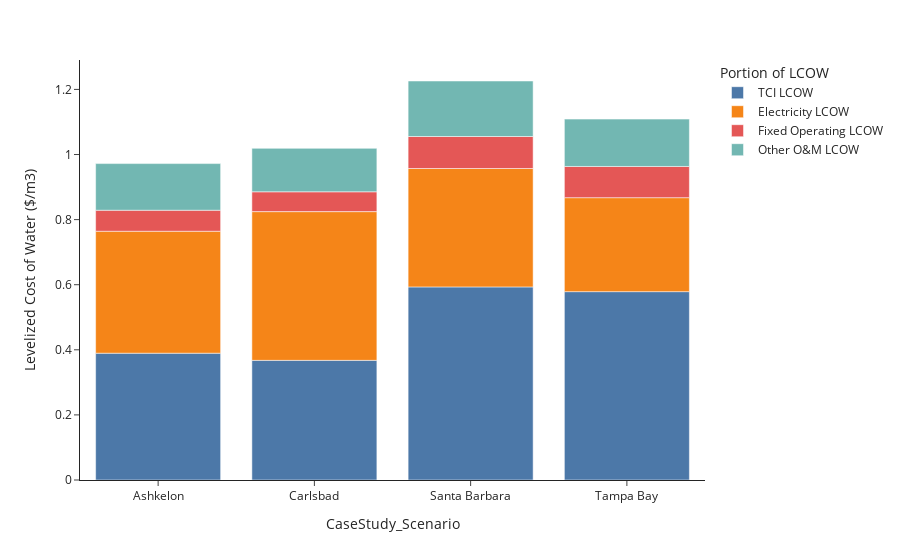
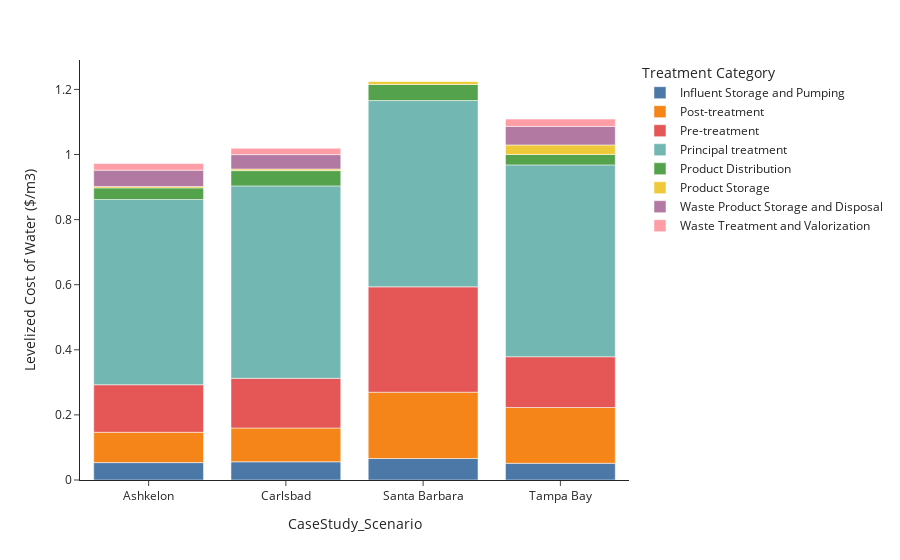
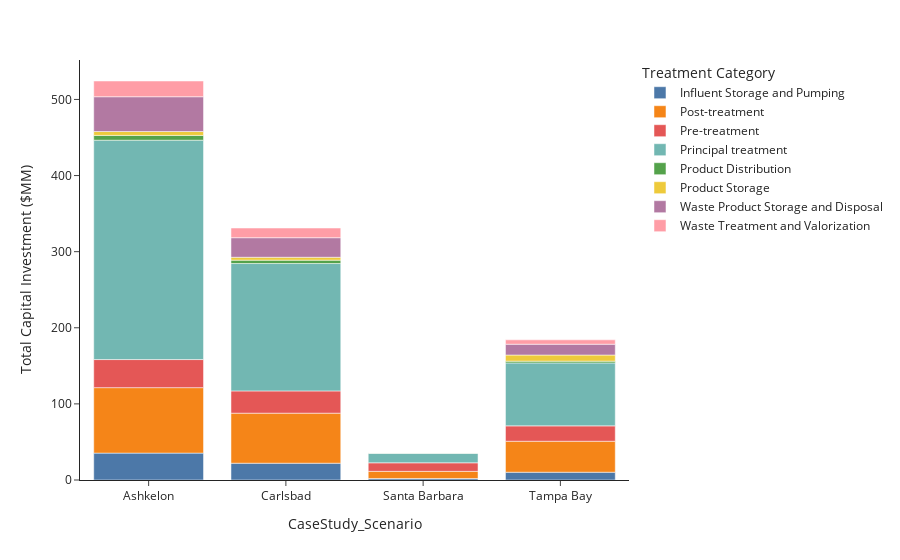
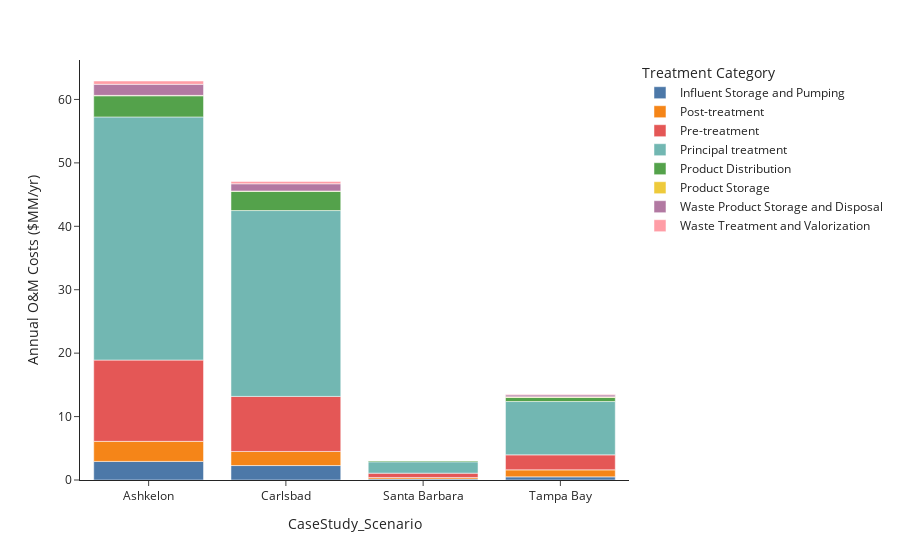

The code cell stored with these charts, in order, in its notebook:
### Code cell
for file_type in ["baseline", "baseline_and_whatifs"]: #whatifs
    # combine baseline results and clean
    df = pd.DataFrame()

    if len(cases) == 2:
        df1 = pd.read_csv(("results/case_studies/%s/%s/%s_%s.csv" % (source_water, file_type, cases[0], file_type)), index_col=False)
        df2 = pd.read_csv(("results/case_studies/%s/%s/%s_%s.csv" % (source_water, file_type, cases[1], file_type)), index_col=False)
        df = pd.concat([df1, df2])
    if len(cases) == 3:
        df1 = pd.read_csv(("results/case_studies/%s/%s/%s_%s.csv" % (source_water, file_type, cases[0], file_type)), index_col=False)
        df2 = pd.read_csv(("results/case_studies/%s/%s/%s_%s.csv" % (source_water, file_type, cases[1], file_type)), index_col=False)
        df3 = pd.read_csv(("results/case_studies/%s/%s/%s_%s.csv" % (source_water, file_type, cases[2], file_type)), index_col=False)
        df = pd.concat([df1, df2, df3])
    if len(cases) == 4:
        df1 = pd.read_csv(("results/case_studies/%s/%s/%s_%s.csv" % (source_water, file_type, cases[0], file_type)), index_col=False)
        df2 = pd.read_csv(("results/case_studies/%s/%s/%s_%s.csv" % (source_water, file_type, cases[1], file_type)), index_col=False)
        df3 = pd.read_csv(("results/case_studies/%s/%s/%s_%s.csv" % (source_water, file_type, cases[2], file_type)), index_col=False)
        df4 = pd.read_csv(("results/case_studies/%s/%s/%s_%s.csv" % (source_water, file_type, cases[3], file_type)), index_col=False)
        df = pd.concat([df1, df2, df3, df4])

    df_names = pd.read_excel("data/Category_lookup.xlsx", sheet_name='Sheet1')
    df_names = df_names[df_names.CaseStudy.isin(cases)]
    df_names = df_names.set_index(df_names.caseunit)
    df["case_name"] = df["Case Study"] + "baseline" + df["Unit Process Name"] # WILL NEED TO EDIT FOR OTHER WHATIFS
    df["Treatment Category"] = df.case_name.map(df_names.category)
    remove_unnamed(df)
    
    df["Case Study"] = np.where(df["Case Study"] == "pulp_and_paper", "Pulp & Paper", df["Case Study"])
    df["Case Study"] = np.where(df["Case Study"] == "iron_and_steel", "Steel Plant", df["Case Study"])
    df["Case Study"] = np.where(df["Case Study"] == "upw", "Fab25 Wafer Fabrication", df["Case Study"])
    df["Case Study"] = np.where(df["Case Study"] == "ashkelon", "Ashkelon", df["Case Study"])
    df["Case Study"] = np.where(df["Case Study"] == "carlsbad", "Carlsbad", df["Case Study"])
    df["Case Study"] = np.where(df["Case Study"] == "santa_barbara", "Santa Barbara", df["Case Study"])
    df["Case Study"] = np.where(df["Case Study"] == "tampa_bay", "Tampa Bay", df["Case Study"])
    df["Case Study"] = np.where(df["Case Study"] == "big_spring", "Big Spring", df["Case Study"])
    df["Case Study"] = np.where(df["Case Study"] == "hrsd", "Hampton Roads", df["Case Study"])
    df["Case Study"] = np.where(df["Case Study"] == "ocwd", "Orange County", df["Case Study"])
    df["Case Study"] = np.where(df["Case Study"] == "solaire", "Solaire", df["Case Study"])

    df = df[df["Case Study"] != "Solaire"]

    # delete unwanted variables
    d_vars = ['Land', 'Working Capital', 'Fixed Capital Investment (FCI)', 
             'Employee Salaries', 'Benefits', 'Maintenance', 'Laboratory', 'Insurance and Taxes', 
             'Base Employee Salary', 'System Total Operating', 'System Fixed Operating',
             'System Other Variable Operating', 'System Total Operating', "Electricity Fraction of LCOW"]

    for d_var in d_vars:
        df = df[df.Variable != d_var]

    df = df.drop_duplicates()

    df.Variable = np.where(df.Variable == 'Other Operating', "Other Variable Operating", df.Variable)
    df.Variable = np.where(df.Variable == 'Total Fixed Operating ', 'Fixed Operating', df.Variable)
    remove_unnamed(df)
    df.to_csv("results/case_studies/%s/%s/%s_%s_results.csv" % (source_water, file_type, source_water,file_type))
    remove_unnamed(df)
    
    df["CaseStudy_Scenario"] = np.where(df.Scenario == "baseline", df["Case Study"],
                                        df["Case Study"] + " " + df.Scenario)
    ### Graphs
    
    sys_df = df[df["Unit Process Name"] == "System"]
    sys_df = sys_df[sys_df["Metric"] == "LCOW"]
    sys_df = sys_df[sys_df["Variable"] != "System Levelized Cost"]
    sys_df = sys_df[sys_df["Variable"] != "Electricity Fraction of LCOW"]
    sys_df = sys_df.sort_values("CaseStudy_Scenario", ascending=True)

    fig = px.bar(sys_df, x="CaseStudy_Scenario", y="Value", color="Variable",
                  labels={"Variable": "Portion of LCOW",  "Value": "Levelized Cost of Water ($/m3)"},
                  color_discrete_sequence=px.colors.qualitative.T10,
                template="simple_white")
    fig.show()
    fig.write_image("results/case_studies/%s/%s/figures/LCOW_Cost_Category.png" % (source_water,file_type),
                   format="png", engine="kaleido",
                   width=900, height=700, scale=1.7)
    
    

    for metric in ["Unit Levelized Cost", "Total Capital Investment (TCI)", "Annual O&M Costs", 
                  "Electricity Intensity System Treated"]:

        if metric == "Unit Levelized Cost": ylabel = "Levelized Cost of Water ($/m3)"
        if metric == "Total Capital Investment (TCI)": ylabel = "Total Capital Investment ($MM)"
        if metric == "Annual O&M Costs": ylabel = "Annual O&M Costs ($MM/yr)"
        if metric == "Electricity Intensity System Treated": ylabel = "Electricity Intensity kwh/m3 of Treated Water"

        sys_df = df[df["Unit Process Name"] != "System"]
        sys_df = sys_df[sys_df.Variable == metric]
        sys_df = sys_df.groupby(["CaseStudy_Scenario", "Treatment Category"]).sum()
        sys_df = sys_df.reset_index()
        sys_df = sys_df.sort_values("CaseStudy_Scenario", ascending=True)

        fig = px.bar(sys_df, x="CaseStudy_Scenario", y="Value", color="Treatment Category",
                      labels={"Variable": "",  "Value": ylabel},
                     color_discrete_sequence=px.colors.qualitative.T10,
                    template="simple_white")
        
        
        #fig.add_vrect(x0=0.9, x1=2)
        if metric == "Unit Levelized Cost": metric = "Treatment Category LCOW"
            
        fig.write_image("results/case_studies/%s/%s/figures/%s_%s.png" % (source_water,file_type, metric, file_type),
                                          format="png", engine="kaleido",
                   width=900, height=700, scale=1.7)
        sys_df.to_csv("results/case_studies/%s/%s/csvs/%s_%s.csv" % (source_water, file_type, metric, file_type))

        fig.show()


    for case_study in df["Case Study"].unique():

        sys_df = df[df["Case Study"] == case_study]

        for metric in ["Unit Levelized Cost", "Total Capital Investment (TCI)", "Annual O&M Costs", 
                      "Electricity Intensity System Treated"]:

            if metric == "Unit Levelized Cost": ylabel = "Levelized Cost of Water ($/m3)"
            if metric == "Total Capital Investment (TCI)": ylabel = "Total Capital Investment ($MM)"
            if metric == "Annual O&M Costs": ylabel = "Annual O&M Costs ($MM/yr)"
            if metric == "Electricity Intensity System Treated": ylabel = "Electricity Intensity kwh/m3 of Treated Water"

            sys_df1 = sys_df[sys_df["Unit Process Name"] != "System"]
            sys_df1 = sys_df1[sys_df1.Variable == metric]
            sys_df1 = sys_df1.groupby(["CaseStudy_Scenario", "Unit Process Name"]).sum()
            sys_df1 = sys_df1.reset_index()
            sys_df1 = sys_df1.sort_values("CaseStudy_Scenario", ascending=True)

            fig = px.bar(sys_df1, x="CaseStudy_Scenario", y="Value", color="Unit Process Name",
                          labels={"Variable": "",  "Value": ylabel},
                         color_discrete_sequence=px.colors.qualitative.Dark24,
                        template="simple_white")

            for data in fig.data:
                data["width"] = 0.5 #Change this value for bar widths
                
            fig.add_hline(y=0)
            
            fig.write_image("results/case_studies/%s/%s/by_unit/by_unit_%s_%s_%s.png" % (source_water,
                                               file_type, case_study,metric, 
                            file_type),format="png", engine="kaleido", width=900, height=700, scale=1.7)
                        
            sys_df.to_csv("results/case_studies/%s/%s/by_unit/by_unit_%s_%s_%s.csv" % (source_water,
                                  file_type, case_study,metric, file_type))

            fig.show()



    ### SUMMARY TABLE FOR THE SYSTEM ####   
    sys_df = df[df["Unit Process Name"] == "System"]

    metrics = ["System Total Capital Investment (TCI)",
    "System Catalysts and Chemicals",
    "System Electricity",
    "System Total Operating Cost",
    "System Levelized Cost",
    "Electricity Intensity",
    "Water Recovery"]

    sys_df = sys_df[sys_df.Variable.isin(metrics)]
    del sys_df["Unit Process Name"]; del sys_df["Treatment Category"]; 
    del sys_df["Metric"]; del sys_df["case_name"];
    sys_df.to_csv("results/case_studies/%s/%s/summary_table_%s_%s.csv" % (source_water, 
                                                            file_type, source_water, file_type), index=False)

### Figure 1 — Plotly figure (JSON) as saved in the notebook; plotly's stock layout.template omitted (floating-point values rounded to 4 significant figures)
{"data": [{"alignmentgroup": "True", "hovertemplate": "Portion of LCOW=TCI LCOW<br>CaseStudy_Scenario=%{x}<br>Levelized Cost of Water ($/m3)=%{y}<extra></extra>", "legendgroup": "TCI LCOW", "marker": {"color": "#4C78A8"}, "name": "TCI LCOW", "offsetgroup": "TCI LCOW", "orientation": "v", "showlegend": true, "textposition": "auto", "type": "bar", "x": ["Ashkelon", "Carlsbad", "Santa Barbara", "Tampa Bay"], "xaxis": "x", "y": [0.3896, 0.3676, 0.5932, 0.5787], "yaxis": "y"}, {"alignmentgroup": "True", "hovertemplate": "Portion of LCOW=Electricity LCOW<br>CaseStudy_Scenario=%{x}<br>Levelized Cost of Water ($/m3)=%{y}<extra></extra>", "legendgroup": "Electricity LCOW", "marker": {"color": "#F58518"}, "name": "Electricity LCOW", "offsetgroup": "Electricity LCOW", "orientation": "v", "showlegend": true, "textposition": "auto", "type": "bar", "x": ["Ashkelon", "Carlsbad", "Santa Barbara", "Tampa Bay"], "xaxis": "x", "y": [0.3747, 0.457, 0.3638, 0.2887], "yaxis": "y"}, {"alignmentgroup": "True", "hovertemplate": "Portion of LCOW=Fixed Operating LCOW<br>CaseStudy_Scenario=%{x}<br>Levelized Cost of Water ($/m3)=%{y}<extra></extra>", "legendgroup": "Fixed Operating LCOW", "marker": {"color": "#E45756"}, "name": "Fixed Operating LCOW", "offsetgroup": "Fixed Operating LCOW", "orientation": "v", "showlegend": true, "textposition": "auto", "type": "bar", "x": ["Ashkelon", "Carlsbad", "Santa Barbara", "Tampa Bay"], "xaxis": "x", "y": [0.06457, 0.06092, 0.09831, 0.09587], "yaxis": "y"}, {"alignmentgroup": "True", "hovertemplate": "Portion of LCOW=Other O&M LCOW<br>CaseStudy_Scenario=%{x}<br>Levelized Cost of Water ($/m3)=%{y}<extra></extra>", "legendgroup": "Other O&M LCOW", "marker": {"color": "#72B7B2"}, "name": "Other O&M LCOW", "offsetgroup": "Other O&M LCOW", "orientation": "v", "showlegend": true, "textposition": "auto", "type": "bar", "x": ["Ashkelon", "Carlsbad", "Santa Barbara", "Tampa Bay"], "xaxis": "x", "y": [0.1433, 0.1335, 0.1706, 0.1455], "yaxis": "y"}], "layout": {"barmode": "relative", "legend": {"title": {"text": "Portion of LCOW"}, "tracegroupgap": 0}, "margin": {"t": 60}, "xaxis": {"anchor": "y", "domain": [0, 1], "title": {"text": "CaseStudy_Scenario"}}, "yaxis": {"anchor": "x", "domain": [0, 1], "title": {"text": "Levelized Cost of Water ($/m3)"}}}}

### Figure 2 — Plotly figure (JSON) as saved in the notebook; plotly's stock layout.template omitted (floating-point values rounded to 4 significant figures)
{"data": [{"alignmentgroup": "True", "hovertemplate": "Treatment Category=Influent Storage and Pumping<br>CaseStudy_Scenario=%{x}<br>Levelized Cost of Water ($/m3)=%{y}<extra></extra>", "legendgroup": "Influent Storage and Pumping", "marker": {"color": "#4C78A8"}, "name": "Influent Storage and Pumping", "offsetgroup": "Influent Storage and Pumping", "orientation": "v", "showlegend": true, "textposition": "auto", "type": "bar", "x": ["Ashkelon", "Carlsbad", "Santa Barbara", "Tampa Bay"], "xaxis": "x", "y": [0.0534, 0.05601, 0.06598, 0.05141], "yaxis": "y"}, {"alignmentgroup": "True", "hovertemplate": "Treatment Category=Post-treatment<br>CaseStudy_Scenario=%{x}<br>Levelized Cost of Water ($/m3)=%{y}<extra></extra>", "legendgroup": "Post-treatment", "marker": {"color": "#F58518"}, "name": "Post-treatment", "offsetgroup": "Post-treatment", "orientation": "v", "showlegend": true, "textposition": "auto", "type": "bar", "x": ["Ashkelon", "Carlsbad", "Santa Barbara", "Tampa Bay"], "xaxis": "x", "y": [0.09321, 0.1038, 0.2038, 0.1713], "yaxis": "y"}, {"alignmentgroup": "True", "hovertemplate": "Treatment Category=Pre-treatment<br>CaseStudy_Scenario=%{x}<br>Levelized Cost of Water ($/m3)=%{y}<extra></extra>", "legendgroup": "Pre-treatment", "marker": {"color": "#E45756"}, "name": "Pre-treatment", "offsetgroup": "Pre-treatment", "orientation": "v", "showlegend": true, "textposition": "auto", "type": "bar", "x": ["Ashkelon", "Carlsbad", "Santa Barbara", "Tampa Bay"], "xaxis": "x", "y": [0.1461, 0.1526, 0.3237, 0.156], "yaxis": "y"}, {"alignmentgroup": "True", "hovertemplate": "Treatment Category=Principal treatment<br>CaseStudy_Scenario=%{x}<br>Levelized Cost of Water ($/m3)=%{y}<extra></extra>", "legendgroup": "Principal treatment", "marker": {"color": "#72B7B2"}, "name": "Principal treatment", "offsetgroup": "Principal treatment", "orientation": "v", "showlegend": true, "textposition": "auto", "type": "bar", "x": ["Ashkelon", "Carlsbad", "Santa Barbara", "Tampa Bay"], "xaxis": "x", "y": [0.5692, 0.5913, 0.5723, 0.5893], "yaxis": "y"}, {"alignmentgroup": "True", "hovertemplate": "Treatment Category=Product Distribution<br>CaseStudy_Scenario=%{x}<br>Levelized Cost of Water ($/m3)=%{y}<extra></extra>", "legendgroup": "Product Distribution", "marker": {"color": "#54A24B"}, "name": "Product Distribution", "offsetgroup": "Product Distribution", "orientation": "v", "showlegend": true, "textposition": "auto", "type": "bar", "x": ["Ashkelon", "Carlsbad", "Santa Barbara", "Tampa Bay"], "xaxis": "x", "y": [0.03556, 0.04693, 0.04943, 0.03197], "yaxis": "y"}, {"alignmentgroup": "True", "hovertemplate": "Treatment Category=Product Storage<br>CaseStudy_Scenario=%{x}<br>Levelized Cost of Water ($/m3)=%{y}<extra></extra>", "legendgroup": "Product Storage", "marker": {"color": "#EECA3B"}, "name": "Product Storage", "offsetgroup": "Product Storage", "orientation": "v", "showlegend": true, "textposition": "auto", "type": "bar", "x": ["Ashkelon", "Carlsbad", "Santa Barbara", "Tampa Bay"], "xaxis": "x", "y": [0.0044, 0.004921, 0.01044, 0.02946], "yaxis": "y"}, {"alignmentgroup": "True", "hovertemplate": "Treatment Category=Waste Product Storage and Disposal<br>CaseStudy_Scenario=%{x}<br>Levelized Cost of Water ($/m3)=%{y}<extra></extra>", "legendgroup": "Waste Product Storage and Disposal", "marker": {"color": "#B279A2"}, "name": "Waste Product Storage and Disposal", "offsetgroup": "Waste Product Storage and Disposal", "orientation": "v", "showlegend": true, "textposition": "auto", "type": "bar", "x": ["Ashkelon", "Carlsbad", "Santa Barbara", "Tampa Bay"], "xaxis": "x", "y": [0.05014, 0.04427, 0.0001842, 0.05682], "yaxis": "y"}, {"alignmentgroup": "True", "hovertemplate": "Treatment Category=Waste Treatment and Valorization<br>CaseStudy_Scenario=%{x}<br>Levelized Cost of Water ($/m3)=%{y}<extra></extra>", "legendgroup": "Waste Treatment and Valorization", "marker": {"color": "#FF9DA6"}, "name": "Waste Treatment and Valorization", "offsetgroup": "Waste Treatment and Valorization", "orientation": "v", "showlegend": true, "textposition": "auto", "type": "bar", "x": ["Ashkelon", "Carlsbad", "Santa Barbara", "Tampa Bay"], "xaxis": "x", "y": [0.02017, 0.01919, 4.216e-05, 0.02241], "yaxis": "y"}], "layout": {"barmode": "relative", "legend": {"title": {"text": "Treatment Category"}, "tracegroupgap": 0}, "margin": {"t": 60}, "xaxis": {"anchor": "y", "domain": [0, 1], "title": {"text": "CaseStudy_Scenario"}}, "yaxis": {"anchor": "x", "domain": [0, 1], "title": {"text": "Levelized Cost of Water ($/m3)"}}}}

### Figure 3 — Plotly figure (JSON) as saved in the notebook; plotly's stock layout.template omitted (floating-point values rounded to 4 significant figures)
{"data": [{"alignmentgroup": "True", "hovertemplate": "Treatment Category=Influent Storage and Pumping<br>CaseStudy_Scenario=%{x}<br>Total Capital Investment ($MM)=%{y}<extra></extra>", "legendgroup": "Influent Storage and Pumping", "marker": {"color": "#4C78A8"}, "name": "Influent Storage and Pumping", "offsetgroup": "Influent Storage and Pumping", "orientation": "v", "showlegend": true, "textposition": "auto", "type": "bar", "x": ["Ashkelon", "Carlsbad", "Santa Barbara", "Tampa Bay"], "xaxis": "x", "y": [35.32, 22.06, 2.009, 10.22], "yaxis": "y"}, {"alignmentgroup": "True", "hovertemplate": "Treatment Category=Post-treatment<br>CaseStudy_Scenario=%{x}<br>Total Capital Investment ($MM)=%{y}<extra></extra>", "legendgroup": "Post-treatment", "marker": {"color": "#F58518"}, "name": "Post-treatment", "offsetgroup": "Post-treatment", "orientation": "v", "showlegend": true, "textposition": "auto", "type": "bar", "x": ["Ashkelon", "Carlsbad", "Santa Barbara", "Tampa Bay"], "xaxis": "x", "y": [86.04, 65.76, 9.389, 40.74], "yaxis": "y"}, {"alignmentgroup": "True", "hovertemplate": "Treatment Category=Pre-treatment<br>CaseStudy_Scenario=%{x}<br>Total Capital Investment ($MM)=%{y}<extra></extra>", "legendgroup": "Pre-treatment", "marker": {"color": "#E45756"}, "name": "Pre-treatment", "offsetgroup": "Pre-treatment", "orientation": "v", "showlegend": true, "textposition": "auto", "type": "bar", "x": ["Ashkelon", "Carlsbad", "Santa Barbara", "Tampa Bay"], "xaxis": "x", "y": [36.9, 29.22, 11.21, 20.18], "yaxis": "y"}, {"alignmentgroup": "True", "hovertemplate": "Treatment Category=Principal treatment<br>CaseStudy_Scenario=%{x}<br>Total Capital Investment ($MM)=%{y}<extra></extra>", "legendgroup": "Principal treatment", "marker": {"color": "#72B7B2"}, "name": "Principal treatment", "offsetgroup": "Principal treatment", "orientation": "v", "showlegend": true, "textposition": "auto", "type": "bar", "x": ["Ashkelon", "Carlsbad", "Santa Barbara", "Tampa Bay"], "xaxis": "x", "y": [288.2, 167.4, 12.45, 82.72], "yaxis": "y"}, {"alignmentgroup": "True", "hovertemplate": "Treatment Category=Product Distribution<br>CaseStudy_Scenario=%{x}<br>Total Capital Investment ($MM)=%{y}<extra></extra>", "legendgroup": "Product Distribution", "marker": {"color": "#54A24B"}, "name": "Product Distribution", "offsetgroup": "Product Distribution", "orientation": "v", "showlegend": true, "textposition": "auto", "type": "bar", "x": ["Ashkelon", "Carlsbad", "Santa Barbara", "Tampa Bay"], "xaxis": "x", "y": [6.271, 4.43, 0.4292, 2.309], "yaxis": "y"}, {"alignmentgroup": "True", "hovertemplate": "Treatment Category=Product Storage<br>CaseStudy_Scenario=%{x}<br>Total Capital Investment ($MM)=%{y}<extra></extra>", "legendgroup": "Product Storage", "marker": {"color": "#EECA3B"}, "name": "Product Storage", "offsetgroup": "Product Storage", "orientation": "v", "showlegend": true, "textposition": "auto", "type": "bar", "x": ["Ashkelon", "Carlsbad", "Santa Barbara", "Tampa Bay"], "xaxis": "x", "y": [5.087, 3.808, 0.5452, 8.055], "yaxis": "y"}, {"alignmentgroup": "True", "hovertemplate": "Treatment Category=Waste Product Storage and Disposal<br>CaseStudy_Scenario=%{x}<br>Total Capital Investment ($MM)=%{y}<extra></extra>", "legendgroup": "Waste Product Storage and Disposal", "marker": {"color": "#B279A2"}, "name": "Waste Product Storage and Disposal", "offsetgroup": "Waste Product Storage and Disposal", "orientation": "v", "showlegend": true, "textposition": "auto", "type": "bar", "x": ["Ashkelon", "Carlsbad", "Santa Barbara", "Tampa Bay"], "xaxis": "x", "y": [45.74, 25.7, 0.009602, 14.21], "yaxis": "y"}, {"alignmentgroup": "True", "hovertemplate": "Treatment Category=Waste Treatment and Valorization<br>CaseStudy_Scenario=%{x}<br>Total Capital Investment ($MM)=%{y}<extra></extra>", "legendgroup": "Waste Treatment and Valorization", "marker": {"color": "#FF9DA6"}, "name": "Waste Treatment and Valorization", "offsetgroup": "Waste Treatment and Valorization", "orientation": "v", "showlegend": true, "textposition": "auto", "type": "bar", "x": ["Ashkelon", "Carlsbad", "Santa Barbara", "Tampa Bay"], "xaxis": "x", "y": [20.65, 12.7, 0.002054, 5.735], "yaxis": "y"}], "layout": {"barmode": "relative", "legend": {"title": {"text": "Treatment Category"}, "tracegroupgap": 0}, "margin": {"t": 60}, "xaxis": {"anchor": "y", "domain": [0, 1], "title": {"text": "CaseStudy_Scenario"}}, "yaxis": {"anchor": "x", "domain": [0, 1], "title": {"text": "Total Capital Investment ($MM)"}}}}

### Figure 4 — Plotly figure (JSON) as saved in the notebook; plotly's stock layout.template omitted (floating-point values rounded to 4 significant figures)
{"data": [{"alignmentgroup": "True", "hovertemplate": "Treatment Category=Influent Storage and Pumping<br>CaseStudy_Scenario=%{x}<br>Annual O&M Costs ($MM/yr)=%{y}<extra></extra>", "legendgroup": "Influent Storage and Pumping", "marker": {"color": "#4C78A8"}, "name": "Influent Storage and Pumping", "offsetgroup": "Influent Storage and Pumping", "orientation": "v", "showlegend": true, "textposition": "auto", "type": "bar", "x": ["Ashkelon", "Carlsbad", "Santa Barbara", "Tampa Bay"], "xaxis": "x", "y": [2.933, 2.277, 0.1605, 0.493], "yaxis": "y"}, {"alignmentgroup": "True", "hovertemplate": "Treatment Category=Post-treatment<br>CaseStudy_Scenario=%{x}<br>Annual O&M Costs ($MM/yr)=%{y}<extra></extra>", "legendgroup": "Post-treatment", "marker": {"color": "#F58518"}, "name": "Post-treatment", "offsetgroup": "Post-treatment", "orientation": "v", "showlegend": true, "textposition": "auto", "type": "bar", "x": ["Ashkelon", "Carlsbad", "Santa Barbara", "Tampa Bay"], "xaxis": "x", "y": [3.161, 2.224, 0.2401, 1.106], "yaxis": "y"}, {"alignmentgroup": "True", "hovertemplate": "Treatment Category=Pre-treatment<br>CaseStudy_Scenario=%{x}<br>Annual O&M Costs ($MM/yr)=%{y}<extra></extra>", "legendgroup": "Pre-treatment", "marker": {"color": "#E45756"}, "name": "Pre-treatment", "offsetgroup": "Pre-treatment", "orientation": "v", "showlegend": true, "textposition": "auto", "type": "bar", "x": ["Ashkelon", "Carlsbad", "Santa Barbara", "Tampa Bay"], "xaxis": "x", "y": [12.82, 8.68, 0.6791, 2.365], "yaxis": "y"}, {"alignmentgroup": "True", "hovertemplate": "Treatment Category=Principal treatment<br>CaseStudy_Scenario=%{x}<br>Annual O&M Costs ($MM/yr)=%{y}<extra></extra>", "legendgroup": "Principal treatment", "marker": {"color": "#72B7B2"}, "name": "Principal treatment", "offsetgroup": "Principal treatment", "orientation": "v", "showlegend": true, "textposition": "auto", "type": "bar", "x": ["Ashkelon", "Carlsbad", "Santa Barbara", "Tampa Bay"], "xaxis": "x", "y": [38.33, 29.3, 1.791, 8.411], "yaxis": "y"}, {"alignmentgroup": "True", "hovertemplate": "Treatment Category=Product Distribution<br>CaseStudy_Scenario=%{x}<br>Annual O&M Costs ($MM/yr)=%{y}<extra></extra>", "legendgroup": "Product Distribution", "marker": {"color": "#54A24B"}, "name": "Product Distribution", "offsetgroup": "Product Distribution", "orientation": "v", "showlegend": true, "textposition": "auto", "type": "bar", "x": ["Ashkelon", "Carlsbad", "Santa Barbara", "Tampa Bay"], "xaxis": "x", "y": [3.337, 3.036, 0.2065, 0.6311], "yaxis": "y"}, {"alignmentgroup": "True", "hovertemplate": "Treatment Category=Product Storage<br>CaseStudy_Scenario=%{x}<br>Annual O&M Costs ($MM/yr)=%{y}<extra></extra>", "legendgroup": "Product Storage", "marker": {"color": "#EECA3B"}, "name": "Product Storage", "offsetgroup": "Product Storage", "orientation": "v", "showlegend": true, "textposition": "auto", "type": "bar", "x": ["Ashkelon", "Carlsbad", "Santa Barbara", "Tampa Bay"], "xaxis": "x", "y": [0.06687, 0.05006, 0.007167, 0.1059], "yaxis": "y"}, {"alignmentgroup": "True", "hovertemplate": "Treatment Category=Waste Product Storage and Disposal<br>CaseStudy_Scenario=%{x}<br>Annual O&M Costs ($MM/yr)=%{y}<extra></extra>", "legendgroup": "Waste Product Storage and Disposal", "marker": {"color": "#B279A2"}, "name": "Waste Product Storage and Disposal", "offsetgroup": "Waste Product Storage and Disposal", "orientation": "v", "showlegend": true, "textposition": "auto", "type": "bar", "x": ["Ashkelon", "Carlsbad", "Santa Barbara", "Tampa Bay"], "xaxis": "x", "y": [1.743, 1.137, 0.0001274, 0.3109], "yaxis": "y"}, {"alignmentgroup": "True", "hovertemplate": "Treatment Category=Waste Treatment and Valorization<br>CaseStudy_Scenario=%{x}<br>Annual O&M Costs ($MM/yr)=%{y}<extra></extra>", "legendgroup": "Waste Treatment and Valorization", "marker": {"color": "#FF9DA6"}, "name": "Waste Treatment and Valorization", "offsetgroup": "Waste Treatment and Valorization", "orientation": "v", "showlegend": true, "textposition": "auto", "type": "bar", "x": ["Ashkelon", "Carlsbad", "Santa Barbara", "Tampa Bay"], "xaxis": "x", "y": [0.5213, 0.3675, 4.073e-05, 0.1121], "yaxis": "y"}], "layout": {"barmode": "relative", "legend": {"title": {"text": "Treatment Category"}, "tracegroupgap": 0}, "margin": {"t": 60}, "xaxis": {"anchor": "y", "domain": [0, 1], "title": {"text": "CaseStudy_Scenario"}}, "yaxis": {"anchor": "x", "domain": [0, 1], "title": {"text": "Annual O&M Costs ($MM/yr)"}}}}
